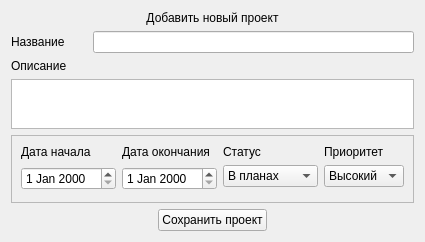
                       <widget class="QWidget" name="tab_add_project">
                        <attribute name="title">
                         <string>Добавить проект</string>
                        </attribute>
                        <layout class="QGridLayout" name="gridLayout_3">
                         <item row="8" column="0" rowspan="3" colspan="5">
                          <widget class="QFrame" name="frame_14">
                           <property name="frameShape">
                            <enum>QFrame::StyledPanel</enum>
                           </property>
                           <property name="frameShadow">
                            <enum>QFrame::Raised</enum>
                           </property>
                           <layout class="QGridLayout" name="gridLayout_2">
                            <item row="4" column="1" rowspan="2">
                             <widget class="QDateEdit" name="end_date_project"/>
                            </item>
                            <item row="4" column="5">
                             <widget class="QComboBox" name="projectPriorityComboBox">
                              <item>
                               <property name="text">
                                <string>Высокий</string>
                               </property>
                              </item>
                              <item>
                               <property name="text">
                                <string>Средний</string>
                               </property>
                              </item>
                              <item>
                               <property name="text">
                                <string>Низкий</string>
                               </property>
                              </item>
                             </widget>
                            </item>
                            <item row="2" column="5">
                             <widget class="QLabel" name="label_5">
                              <property name="text">
                               <string>Приоритет</string>
                              </property>
                             </widget>
                            </item>
                            <item row="4" column="4">
                             <widget class="QComboBox" name="projectStatusComboBox">
                              <item>
                               <property name="text">
                                <string>В планах</string>
                               </property>
                              </item>
                              <item>
                               <property name="text">
                                <string>В процессе</string>
                               </property>
                              </item>
                              <item>
                               <property name="text">
                                <string>Завершено</string>
                               </property>
                              </item>
                             </widget>
                            </item>
                            <item row="4" column="0" rowspan="2">
                             <widget class="QDateEdit" name="from_time_pjt">
                              <property name="maximumDateTime">
                               <datetime>
                                <hour>7</hour>
                                <minute>59</minute>
                                <second>59</second>
                                <year>9998</year>
                                <month>12</month>
                                <day>30</day>
                               </datetime>
                              </property>
                              <property name="timeSpec">
                               <enum>Qt::UTC</enum>
                              </property>
                             </widget>
                            </item>
                            <item row="2" column="4">
                             <widget class="QLabel" name="label_13">
                              <property name="text">
                               <string>Статус</string>
                              </property>
                             </widget>
                            </item>
                            <item row="2" column="1">
                             <widget class="QLabel" name="label_27">
                              <property name="text">
                               <string>Дата окончания</string>
                              </property>
                             </widget>
                            </item>
                            <item row="2" column="0">
                             <widget class="QLabel" name="lbl_project_start">
                              <property name="text">
                               <string>Дата начала</string>
                              </property>
                             </widget>
                            </item>
                           </layout>
                          </widget>
                         </item>
                         <item row="2" column="1" colspan="4">
                          <widget class="QLineEdit" name="project_name"/>
                         </item>
                         <item row="0" column="0" colspan="5">
                          <widget class="QLabel" name="lbl_add_new_project">
                           <property name="text">
                            <string>Добавить новый проект</string>
                           </property>
                           <property name="alignment">
                            <set>Qt::AlignCenter</set>
                           </property>
                          </widget>
                         </item>
                         <item row="2" column="0">
                          <widget class="QLabel" name="label_25">
                           <property name="text">
                            <string>Название</string>
                           </property>
                          </widget>
                         </item>
                         <item row="5" column="0" colspan="5">
                          <widget class="QTextEdit" name="descriptionProject">
                           <property name="maximumSize">
                            <size>
                             <width>16777215</width>
                             <height>50</height>
                            </size>
                           </property>
                          </widget>
                         </item>
                         <item row="11" column="0" colspan="5" alignment="Qt::AlignHCenter">
                          <widget class="QPushButton" name="save_project_btn">
                           <property name="text">
                            <string>Сохранить проект</string>
                           </property>
                          </widget>
                         </item>
                         <item row="4" column="0">
                          <widget class="QLabel" name="lbl_description_project">
                           <property name="text">
                            <string>Описание</string>
                           </property>
                          </widget>
                         </item>
                        </layout>
                       </widget>
